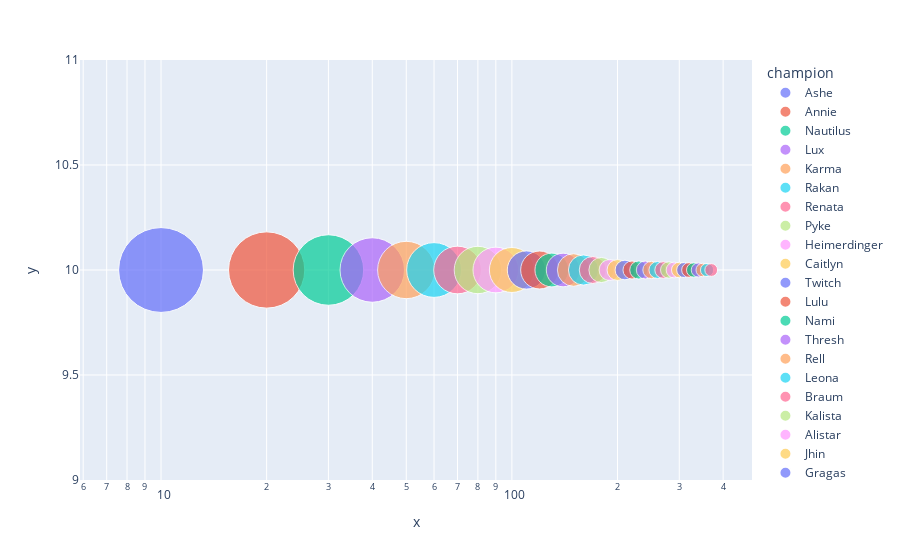

Source (notebook cell):
### Code cell
championsDeaths = profiling_df["champion"].value_counts().index.tolist()
test3 = []
index = 0
aux = 10
for ex in profiling_df["champion"].value_counts():
    #print(ex)
    testrow= {}
    testrow["champion"] = championsDeaths[index]
    testrow["deaths"] = ex
    testrow["x"] = aux
    testrow["y"] = 10
    test3.append(testrow)
    #print(championsDeaths[index])
    index += 1
    aux += 10
test3 = pd.DataFrame(test3)

fig = px.scatter(test3, x="x", y="y",
	         size="deaths", color="champion",
                 hover_name="champion", log_x=True, size_max=60)
fig.show()

### Figure 1 — Plotly figure (JSON) as saved in the notebook; plotly's stock layout.template omitted (floating-point values rounded to 4 significant figures)
{"data": [{"hovertemplate": "<b>%{hovertext}</b><br><br>champion=Ashe<br>x=%{x}<br>y=%{y}<br>deaths=%{marker.size}<extra></extra>", "hovertext": ["Ashe"], "legendgroup": "Ashe", "marker": {"color": "#636efa", "size": [744], "sizemode": "area", "sizeref": 0.2067, "symbol": "circle"}, "mode": "markers", "name": "Ashe", "orientation": "v", "showlegend": true, "type": "scatter", "x": [10], "xaxis": "x", "y": [10], "yaxis": "y"}, {"hovertemplate": "<b>%{hovertext}</b><br><br>champion=Annie<br>x=%{x}<br>y=%{y}<br>deaths=%{marker.size}<extra></extra>", "hovertext": ["Annie"], "legendgroup": "Annie", "marker": {"color": "#EF553B", "size": [601], "sizemode": "area", "sizeref": 0.2067, "symbol": "circle"}, "mode": "markers", "name": "Annie", "orientation": "v", "showlegend": true, "type": "scatter", "x": [20], "xaxis": "x", "y": [10], "yaxis": "y"}, {"hovertemplate": "<b>%{hovertext}</b><br><br>champion=Nautilus<br>x=%{x}<br>y=%{y}<br>deaths=%{marker.size}<extra></extra>", "hovertext": ["Nautilus"], "legendgroup": "Nautilus", "marker": {"color": "#00cc96", "size": [514], "sizemode": "area", "sizeref": 0.2067, "symbol": "circle"}, "mode": "markers", "name": "Nautilus", "orientation": "v", "showlegend": true, "type": "scatter", "x": [30], "xaxis": "x", "y": [10], "yaxis": "y"}, {"hovertemplate": "<b>%{hovertext}</b><br><br>champion=Lux<br>x=%{x}<br>y=%{y}<br>deaths=%{marker.size}<extra></extra>", "hovertext": ["Lux"], "legendgroup": "Lux", "marker": {"color": "#ab63fa", "size": [430], "sizemode": "area", "sizeref": 0.2067, "symbol": "circle"}, "mode": "markers", "name": "Lux", "orientation": "v", "showlegend": true, "type": "scatter", "x": [40], "xaxis": "x", "y": [10], "yaxis": "y"}, {"hovertemplate": "<b>%{hovertext}</b><br><br>champion=Karma<br>x=%{x}<br>y=%{y}<br>deaths=%{marker.size}<extra></extra>", "hovertext": ["Karma"], "legendgroup": "Karma", "marker": {"color": "#FFA15A", "size": [340], "sizemode": "area", "sizeref": 0.2067, "symbol": "circle"}, "mode": "markers", "name": "Karma", "orientation": "v", "showlegend": true, "type": "scatter", "x": [50], "xaxis": "x", "y": [10], "yaxis": "y"}, {"hovertemplate": "<b>%{hovertext}</b><br><br>champion=Rakan<br>x=%{x}<br>y=%{y}<br>deaths=%{marker.size}<extra></extra>", "hovertext": ["Rakan"], "legendgroup": "Rakan", "marker": {"color": "#19d3f3", "size": [310], "sizemode": "area", "sizeref": 0.2067, "symbol": "circle"}, "mode": "markers", "name": "Rakan", "orientation": "v", "showlegend": true, "type": "scatter", "x": [60], "xaxis": "x", "y": [10], "yaxis": "y"}, {"hovertemplate": "<b>%{hovertext}</b><br><br>champion=Renata<br>x=%{x}<br>y=%{y}<br>deaths=%{marker.size}<extra></extra>", "hovertext": ["Renata"], "legendgroup": "Renata", "marker": {"color": "#FF6692", "size": [235], "sizemode": "area", "sizeref": 0.2067, "symbol": "circle"}, "mode": "markers", "name": "Renata", "orientation": "v", "showlegend": true, "type": "scatter", "x": [70], "xaxis": "x", "y": [10], "yaxis": "y"}, {"hovertemplate": "<b>%{hovertext}</b><br><br>champion=Pyke<br>x=%{x}<br>y=%{y}<br>deaths=%{marker.size}<extra></extra>", "hovertext": ["Pyke"], "legendgroup": "Pyke", "marker": {"color": "#B6E880", "size": [232], "sizemode": "area", "sizeref": 0.2067, "symbol": "circle"}, "mode": "markers", "name": "Pyke", "orientation": "v", "showlegend": true, "type": "scatter", "x": [80], "xaxis": "x", "y": [10], "yaxis": "y"}, {"hovertemplate": "<b>%{hovertext}</b><br><br>champion=Heimerdinger<br>x=%{x}<br>y=%{y}<br>deaths=%{marker.size}<extra></extra>", "hovertext": ["Heimerdinger"], "legendgroup": "Heimerdinger", "marker": {"color": "#FF97FF", "size": [216], "sizemode": "area", "sizeref": 0.2067, "symbol": "circle"}, "mode": "markers", "name": "Heimerdinger", "orientation": "v", "showlegend": true, "type": "scatter", "x": [90], "xaxis": "x", "y": [10], "yaxis": "y"}, {"hovertemplate": "<b>%{hovertext}</b><br><br>champion=Caitlyn<br>x=%{x}<br>y=%{y}<br>deaths=%{marker.size}<extra></extra>", "hovertext": ["Caitlyn"], "legendgroup": "Caitlyn", "marker": {"color": "#FECB52", "size": [209], "sizemode": "area", "sizeref": 0.2067, "symbol": "circle"}, "mode": "markers", "name": "Caitlyn", "orientation": "v", "showlegend": true, "type": "scatter", "x": [100], "xaxis": "x", "y": [10], "yaxis": "y"}, {"hovertemplate": "<b>%{hovertext}</b><br><br>champion=Twitch<br>x=%{x}<br>y=%{y}<br>deaths=%{marker.size}<extra></extra>", "hovertext": ["Twitch"], "legendgroup": "Twitch", "marker": {"color": "#636efa", "size": [151], "sizemode": "area", "sizeref": 0.2067, "symbol": "circle"}, "mode": "markers", "name": "Twitch", "orientation": "v", "showlegend": true, "type": "scatter", "x": [110], "xaxis": "x", "y": [10], "yaxis": "y"}, {"hovertemplate": "<b>%{hovertext}</b><br><br>champion=Lulu<br>x=%{x}<br>y=%{y}<br>deaths=%{marker.size}<extra></extra>", "hovertext": ["Lulu"], "legendgroup": "Lulu", "marker": {"color": "#EF553B", "size": [149], "sizemode": "area", "sizeref": 0.2067, "symbol": "circle"}, "mode": "markers", "name": "Lulu", "orientation": "v", "showlegend": true, "type": "scatter", "x": [120], "xaxis": "x", "y": [10], "yaxis": "y"}, {"hovertemplate": "<b>%{hovertext}</b><br><br>champion=Nami<br>x=%{x}<br>y=%{y}<br>deaths=%{marker.size}<extra></extra>", "hovertext": ["Nami"], "legendgroup": "Nami", "marker": {"color": "#00cc96", "size": [118], "sizemode": "area", "sizeref": 0.2067, "symbol": "circle"}, "mode": "markers", "name": "Nami", "orientation": "v", "showlegend": true, "type": "scatter", "x": [130], "xaxis": "x", "y": [10], "yaxis": "y"}, {"hovertemplate": "<b>%{hovertext}</b><br><br>champion=Thresh<br>x=%{x}<br>y=%{y}<br>deaths=%{marker.size}<extra></extra>", "hovertext": ["Thresh"], "legendgroup": "Thresh", "marker": {"color": "#ab63fa", "size": [117], "sizemode": "area", "sizeref": 0.2067, "symbol": "circle"}, "mode": "markers", "name": "Thresh", "orientation": "v", "showlegend": true, "type": "scatter", "x": [140], "xaxis": "x", "y": [10], "yaxis": "y"}, {"hovertemplate": "<b>%{hovertext}</b><br><br>champion=Rell<br>x=%{x}<br>y=%{y}<br>deaths=%{marker.size}<extra></extra>", "hovertext": ["Rell"], "legendgroup": "Rell", "marker": {"color": "#FFA15A", "size": [110], "sizemode": "area", "sizeref": 0.2067, "symbol": "circle"}, "mode": "markers", "name": "Rell", "orientation": "v", "showlegend": true, "type": "scatter", "x": [150], "xaxis": "x", "y": [10], "yaxis": "y"}, {"hovertemplate": "<b>%{hovertext}</b><br><br>champion=Leona<br>x=%{x}<br>y=%{y}<br>deaths=%{marker.size}<extra></extra>", "hovertext": ["Leona"], "legendgroup": "Leona", "marker": {"color": "#19d3f3", "size": [94], "sizemode": "area", "sizeref": 0.2067, "symbol": "circle"}, "mode": "markers", "name": "Leona", "orientation": "v", "showlegend": true, "type": "scatter", "x": [160], "xaxis": "x", "y": [10], "yaxis": "y"}, {"hovertemplate": "<b>%{hovertext}</b><br><br>champion=Braum<br>x=%{x}<br>y=%{y}<br>deaths=%{marker.size}<extra></extra>", "hovertext": ["Braum"], "legendgroup": "Braum", "marker": {"color": "#FF6692", "size": [75], "sizemode": "area", "sizeref": 0.2067, "symbol": "circle"}, "mode": "markers", "name": "Braum", "orientation": "v", "showlegend": true, "type": "scatter", "x": [170], "xaxis": "x", "y": [10], "yaxis": "y"}, {"hovertemplate": "<b>%{hovertext}</b><br><br>champion=Kalista<br>x=%{x}<br>y=%{y}<br>deaths=%{marker.size}<extra></extra>", "hovertext": ["Kalista"], "legendgroup": "Kalista", "marker": {"color": "#B6E880", "size": [65], "sizemode": "area", "sizeref": 0.2067, "symbol": "circle"}, "mode": "markers", "name": "Kalista", "orientation": "v", "showlegend": true, "type": "scatter", "x": [180], "xaxis": "x", "y": [10], "yaxis": "y"}, {"hovertemplate": "<b>%{hovertext}</b><br><br>champion=Alistar<br>x=%{x}<br>y=%{y}<br>deaths=%{marker.size}<extra></extra>", "hovertext": ["Alistar"], "legendgroup": "Alistar", "marker": {"color": "#FF97FF", "size": [46], "sizemode": "area", "sizeref": 0.2067, "symbol": "circle"}, "mode": "markers", "name": "Alistar", "orientation": "v", "showlegend": true, "type": "scatter", "x": [190], "xaxis": "x", "y": [10], "yaxis": "y"}, {"hovertemplate": "<b>%{hovertext}</b><br><br>champion=Jhin<br>x=%{x}<br>y=%{y}<br>deaths=%{marker.size}<extra></extra>", "hovertext": ["Jhin"], "legendgroup": "Jhin", "marker": {"color": "#FECB52", "size": [45], "sizemode": "area", "sizeref": 0.2067, "symbol": "circle"}, "mode": "markers", "name": "Jhin", "orientation": "v", "showlegend": true, "type": "scatter", "x": [200], "xaxis": "x", "y": [10], "yaxis": "y"}, {"hovertemplate": "<b>%{hovertext}</b><br><br>champion=Gragas<br>x=%{x}<br>y=%{y}<br>deaths=%{marker.size}<extra></extra>", "hovertext": ["Gragas"], "legendgroup": "Gragas", "marker": {"color": "#636efa", "size": [40], "sizemode": "area", "sizeref": 0.2067, "symbol": "circle"}, "mode": "markers", "name": "Gragas", "orientation": "v", "showlegend": true, "type": "scatter", "x": [210], "xaxis": "x", "y": [10], "yaxis": "y"}, {"hovertemplate": "<b>%{hovertext}</b><br><br>champion=Morgana<br>x=%{x}<br>y=%{y}<br>deaths=%{marker.size}<extra></extra>", "hovertext": ["Morgana"], "legendgroup": "Morgana", "marker": {"color": "#EF553B", "size": [34], "sizemode": "area", "sizeref": 0.2067, "symbol": "circle"}, "mode": "markers", "name": "Morgana", "orientation": "v", "showlegend": true, "type": "scatter", "x": [220], "xaxis": "x", "y": [10], "yaxis": "y"}, {"hovertemplate": "<b>%{hovertext}</b><br><br>champion=Bard<br>x=%{x}<br>y=%{y}<br>deaths=%{marker.size}<extra></extra>", "hovertext": ["Bard"], "legendgroup": "Bard", "marker": {"color": "#00cc96", "size": [34], "sizemode": "area", "sizeref": 0.2067, "symbol": "circle"}, "mode": "markers", "name": "Bard", "orientation": "v", "showlegend": true, "type": "scatter", "x": [230], "xaxis": "x", "y": [10], "yaxis": "y"}, {"hovertemplate": "<b>%{hovertext}</b><br><br>champion=Seraphine<br>x=%{x}<br>y=%{y}<br>deaths=%{marker.size}<extra></extra>", "hovertext": ["Seraphine"], "legendgroup": "Seraphine", "marker": {"color": "#ab63fa", "size": [33], "sizemode": "area", "sizeref": 0.2067, "symbol": "circle"}, "mode": "markers", "name": "Seraphine", "orientation": "v", "showlegend": true, "type": "scatter", "x": [240], "xaxis": "x", "y": [10], "yaxis": "y"}, {"hovertemplate": "<b>%{hovertext}</b><br><br>champion=MissFortune<br>x=%{x}<br>y=%{y}<br>deaths=%{marker.size}<extra></extra>", "hovertext": ["MissFortune"], "legendgroup": "MissFortune", "marker": {"color": "#FFA15A", "size": [31], "sizemode": "area", "sizeref": 0.2067, "symbol": "circle"}, "mode": "markers", "name": "MissFortune", "orientation": "v", "showlegend": true, "type": "scatter", "x": [250], "xaxis": "x", "y": [10], "yaxis": "y"}, {"hovertemplate": "<b>%{hovertext}</b><br><br>champion=Zac<br>x=%{x}<br>y=%{y}<br>deaths=%{marker.size}<extra></extra>", "hovertext": ["Zac"], "legendgroup": "Zac", "marker": {"color": "#19d3f3", "size": [30], "sizemode": "area", "sizeref": 0.2067, "symbol": "circle"}, "mode": "markers", "name": "Zac", "orientation": "v", "showlegend": true, "type": "scatter", "x": [260], "xaxis": "x", "y": [10], "yaxis": "y"}, {"hovertemplate": "<b>%{hovertext}</b><br><br>champion=Vi<br>x=%{x}<br>y=%{y}<br>deaths=%{marker.size}<extra></extra>", "hovertext": ["Vi"], "legendgroup": "Vi", "marker": {"color": "#FF6692", "size": [29], "sizemode": "area", "sizeref": 0.2067, "symbol": "circle"}, "mode": "markers", "name": "Vi", "orientation": "v", "showlegend": true, "type": "scatter", "x": [270], "xaxis": "x", "y": [10], "yaxis": "y"}, {"hovertemplate": "<b>%{hovertext}</b><br><br>champion=Janna<br>x=%{x}<br>y=%{y}<br>deaths=%{marker.size}<extra></extra>", "hovertext": ["Janna"], "legendgroup": "Janna", "marker": {"color": "#B6E880", "size": [28], "sizemode": "area", "sizeref": 0.2067, "symbol": "circle"}, "mode": "markers", "name": "Janna", "orientation": "v", "showlegend": true, "type": "scatter", "x": [280], "xaxis": "x", "y": [10], "yaxis": "y"}, {"hovertemplate": "<b>%{hovertext}</b><br><br>champion=Soraka<br>x=%{x}<br>y=%{y}<br>deaths=%{marker.size}<extra></extra>", "hovertext": ["Soraka"], "legendgroup": "Soraka", "marker": {"color": "#FF97FF", "size": [26], "sizemode": "area", "sizeref": 0.2067, "symbol": "circle"}, "mode": "markers", "name": "Soraka", "orientation": "v", "showlegend": true, "type": "scatter", "x": [290], "xaxis": "x", "y": [10], "yaxis": "y"}, {"hovertemplate": "<b>%{hovertext}</b><br><br>champion=Teemo<br>x=%{x}<br>y=%{y}<br>deaths=%{marker.size}<extra></extra>", "hovertext": ["Teemo"], "legendgroup": "Teemo", "marker": {"color": "#FECB52", "size": [25], "sizemode": "area", "sizeref": 0.2067, "symbol": "circle"}, "mode": "markers", "name": "Teemo", "orientation": "v", "showlegend": true, "type": "scatter", "x": [300], "xaxis": "x", "y": [10], "yaxis": "y"}, {"hovertemplate": "<b>%{hovertext}</b><br><br>champion=Senna<br>x=%{x}<br>y=%{y}<br>deaths=%{marker.size}<extra></extra>", "hovertext": ["Senna"], "legendgroup": "Senna", "marker": {"color": "#636efa", "size": [24], "sizemode": "area", "sizeref": 0.2067, "symbol": "circle"}, "mode": "markers", "name": "Senna", "orientation": "v", "showlegend": true, "type": "scatter", "x": [310], "xaxis": "x", "y": [10], "yaxis": "y"}, {"hovertemplate": "<b>%{hovertext}</b><br><br>champion=Blitzcrank<br>x=%{x}<br>y=%{y}<br>deaths=%{marker.size}<extra></extra>", "hovertext": ["Blitzcrank"], "legendgroup": "Blitzcrank", "marker": {"color": "#EF553B", "size": [23], "sizemode": "area", "sizeref": 0.2067, "symbol": "circle"}, "mode": "markers", "name": "Blitzcrank", "orientation": "v", "showlegend": true, "type": "scatter", "x": [320], "xaxis": "x", "y": [10], "yaxis": "y"}, {"hovertemplate": "<b>%{hovertext}</b><br><br>champion=Yuumi<br>x=%{x}<br>y=%{y}<br>deaths=%{marker.size}<extra></extra>", "hovertext": ["Yuumi"], "legendgroup": "Yuumi", "marker": {"color": "#00cc96", "size": [22], "sizemode": "area", "sizeref": 0.2067, "symbol": "circle"}, "mode": "markers", "name": "Yuumi", "orientation": "v", "showlegend": true, "type": "scatter", "x": [330], "xaxis": "x", "y": [10], "yaxis": "y"}, {"hovertemplate": "<b>%{hovertext}</b><br><br>champion=Sett<br>x=%{x}<br>y=%{y}<br>deaths=%{marker.size}<extra></extra>", "hovertext": ["Sett"], "legendgroup": "Sett", "marker": {"color": "#ab63fa", "size": [21], "sizemode": "area", "sizeref": 0.2067, "symbol": "circle"}, "mode": "markers", "name": "Sett", "orientation": "v", "showlegend": true, "type": "scatter", "x": [340], "xaxis": "x", "y": [10], "yaxis": "y"}, {"hovertemplate": "<b>%{hovertext}</b><br><br>champion=Varus<br>x=%{x}<br>y=%{y}<br>deaths=%{marker.size}<extra></extra>", "hovertext": ["Varus"], "legendgroup": "Varus", "marker": {"color": "#FFA15A", "size": [19], "sizemode": "area", "sizeref": 0.2067, "symbol": "circle"}, "mode": "markers", "name": "Varus", "orientation": "v", "showlegend": true, "type": "scatter", "x": [350], "xaxis": "x", "y": [10], "yaxis": "y"}, {"hovertemplate": "<b>%{hovertext}</b><br><br>champion=Sion<br>x=%{x}<br>y=%{y}<br>deaths=%{marker.size}<extra></extra>", "hovertext": ["Sion"], "legendgroup": "Sion", "marker": {"color": "#19d3f3", "size": [18], "sizemode": "area", "sizeref": 0.2067, "symbol": "circle"}, "mode": "markers", "name": "Sion", "orientation": "v", "showlegend": true, "type": "scatter", "x": [360], "xaxis": "x", "y": [10], "yaxis": "y"}, {"hovertemplate": "<b>%{hovertext}</b><br><br>champion=Xayah<br>x=%{x}<br>y=%{y}<br>deaths=%{marker.size}<extra></extra>", "hovertext": ["Xayah"], "legendgroup": "Xayah", "marker": {"color": "#FF6692", "size": [17], "sizemode": "area", "sizeref": 0.2067, "symbol": "circle"}, "mode": "markers", "name": "Xayah", "orientation": "v", "showlegend": true, "type": "scatter", "x": [370], "xaxis": "x", "y": [10], "yaxis": "y"}], "layout": {"legend": {"itemsizing": "constant", "title": {"text": "champion"}, "tracegroupgap": 0}, "margin": {"t": 60}, "xaxis": {"anchor": "y", "domain": [0, 1], "title": {"text": "x"}, "type": "log"}, "yaxis": {"anchor": "x", "domain": [0, 1], "title": {"text": "y"}}}}
